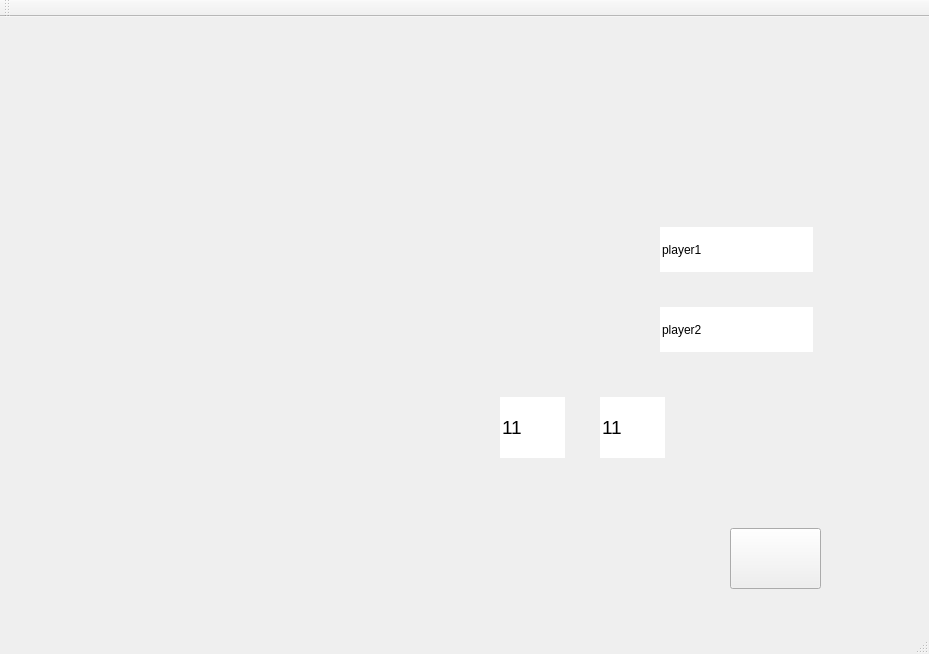
<?xml version="1.0" encoding="UTF-8"?>
<ui version="4.0">
 <class>MainWindow</class>
 <widget class="QMainWindow" name="MainWindow">
  <property name="geometry">
   <rect>
    <x>0</x>
    <y>0</y>
    <width>929</width>
    <height>654</height>
   </rect>
  </property>
  <property name="cursor">
   <cursorShape>PointingHandCursor</cursorShape>
  </property>
  <property name="windowTitle">
   <string>MainWindow</string>
  </property>
  <property name="styleSheet">
   <string notr="true">background-image:url(&quot;:/back/res/info.jpg&quot;);
</string>
  </property>
  <property name="toolButtonStyle">
   <enum>Qt::ToolButtonIconOnly</enum>
  </property>
  <property name="animated">
   <bool>false</bool>
  </property>
  <property name="documentMode">
   <bool>false</bool>
  </property>
  <widget class="QWidget" name="centralWidget">
   <widget class="QLineEdit" name="player1">
    <property name="geometry">
     <rect>
      <x>660</x>
      <y>210</y>
      <width>153</width>
      <height>45</height>
     </rect>
    </property>
    <property name="styleSheet">
     <string notr="true">background-color: rgb(255, 255, 255);
background-image:url(&quot;:/back/res/white.jpg&quot;);
</string>
    </property>
    <property name="text">
     <string>player1</string>
    </property>
    <property name="frame">
     <bool>false</bool>
    </property>
   </widget>
   <widget class="QLineEdit" name="player2">
    <property name="geometry">
     <rect>
      <x>660</x>
      <y>290</y>
      <width>153</width>
      <height>45</height>
     </rect>
    </property>
    <property name="autoFillBackground">
     <bool>false</bool>
    </property>
    <property name="styleSheet">
     <string notr="true">background-color: rgb(255, 255, 255);
background-image:url(&quot;:/back/res/white.jpg&quot;);</string>
    </property>
    <property name="text">
     <string>player2</string>
    </property>
    <property name="frame">
     <bool>false</bool>
    </property>
   </widget>
   <widget class="QLineEdit" name="row">
    <property name="geometry">
     <rect>
      <x>500</x>
      <y>380</y>
      <width>65</width>
      <height>61</height>
     </rect>
    </property>
    <property name="font">
     <font>
      <pointsize>14</pointsize>
     </font>
    </property>
    <property name="styleSheet">
     <string notr="true">background-color: rgb(255, 255, 255);
background-image:url(&quot;:/back/res/white.jpg&quot;);
border-radius:100px;</string>
    </property>
    <property name="text">
     <string>11</string>
    </property>
    <property name="frame">
     <bool>false</bool>
    </property>
   </widget>
   <widget class="QLineEdit" name="column">
    <property name="geometry">
     <rect>
      <x>600</x>
      <y>380</y>
      <width>65</width>
      <height>61</height>
     </rect>
    </property>
    <property name="font">
     <font>
      <pointsize>14</pointsize>
     </font>
    </property>
    <property name="styleSheet">
     <string notr="true">background-color: rgb(255, 255, 255);
background-image:url(&quot;:/back/res/white.jpg&quot;);
border-radius:100px;
</string>
    </property>
    <property name="text">
     <string>11</string>
    </property>
    <property name="frame">
     <bool>false</bool>
    </property>
   </widget>
   <widget class="QPushButton" name="play">
    <property name="geometry">
     <rect>
      <x>730</x>
      <y>511</y>
      <width>91</width>
      <height>61</height>
     </rect>
    </property>
    <property name="text">
     <string/>
    </property>
    <property name="icon">
     <iconset resource="res.qrc">
      <normaloff>:/back/res/play1.jpg</normaloff>:/back/res/play1.jpg</iconset>
    </property>
    <property name="iconSize">
     <size>
      <width>460</width>
      <height>87</height>
     </size>
    </property>
   </widget>
  </widget>
  <widget class="QMenuBar" name="menuBar">
   <property name="geometry">
    <rect>
     <x>0</x>
     <y>0</y>
     <width>929</width>
     <height>21</height>
    </rect>
   </property>
  </widget>
  <widget class="QToolBar" name="mainToolBar">
   <attribute name="toolBarArea">
    <enum>TopToolBarArea</enum>
   </attribute>
   <attribute name="toolBarBreak">
    <bool>false</bool>
   </attribute>
  </widget>
  <widget class="QStatusBar" name="statusBar"/>
 </widget>
 <layoutdefault spacing="6" margin="11"/>
 <resources>
  <include location="res.qrc"/>
 </resources>
 <connections/>
</ui>
